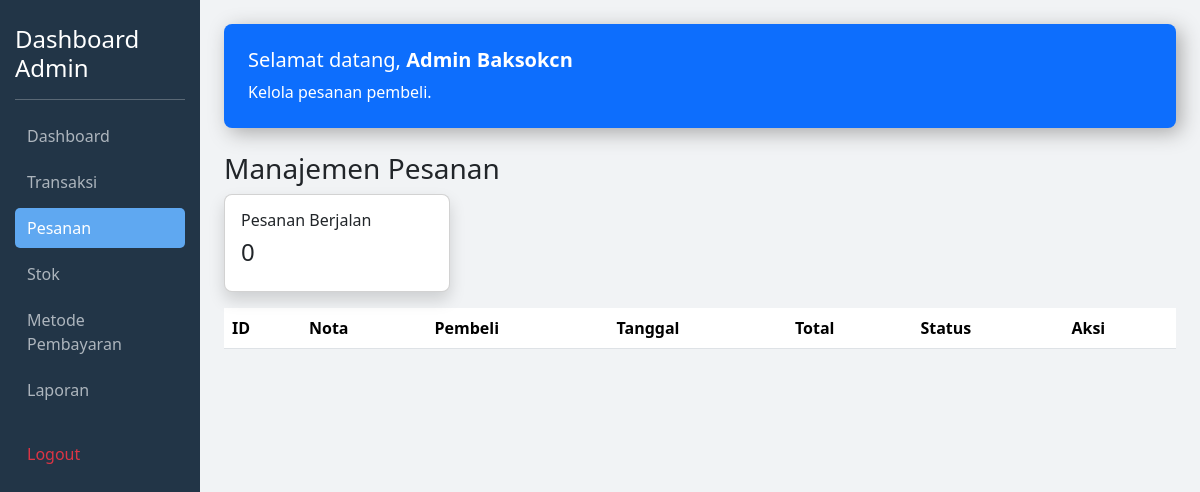
/admin/pesanan.php (signed in), run on an earlier commit of the app's database.
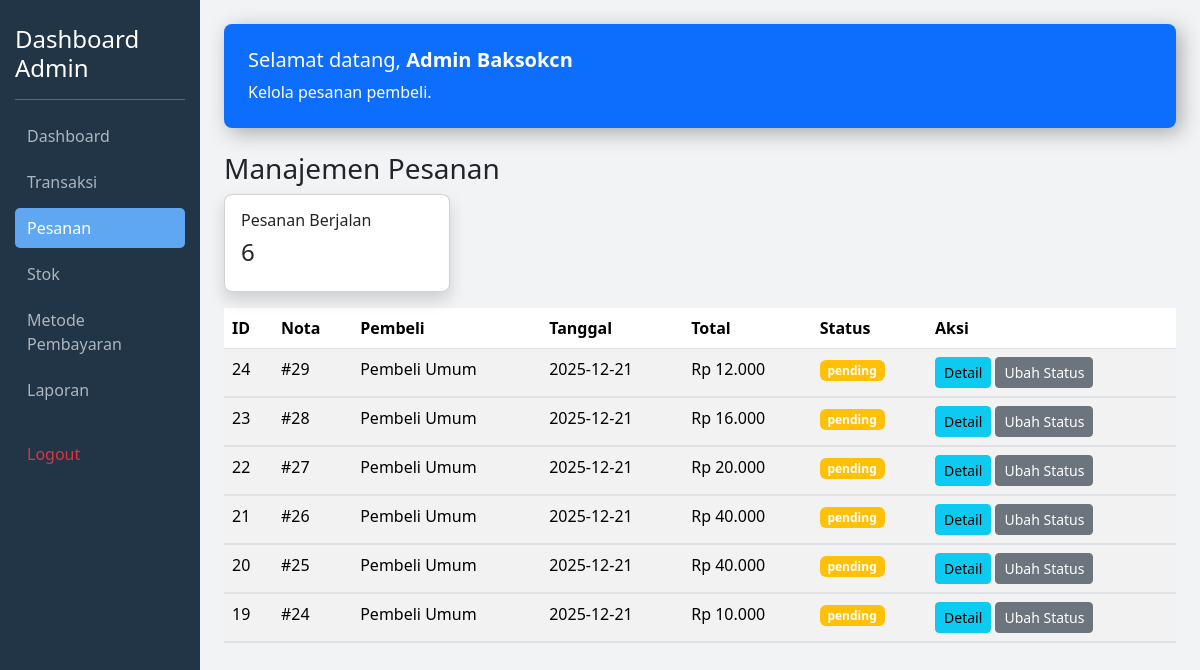
And on a later commit of the database.
### tables this page shows
CREATE TABLE `orders` (
  `id` int(11) NOT NULL AUTO_INCREMENT,
  `id_transaksi` int(11) NOT NULL,
  `id_pembeli` int(11) NOT NULL,
  `status` varchar(32) NOT NULL DEFAULT 'pending',
  `created_at` datetime NOT NULL DEFAULT current_timestamp(),
  `jenis_pesanan` enum('dine_in','delivery') NOT NULL DEFAULT 'dine_in',
  PRIMARY KEY (`id`),
  KEY `id_transaksi` (`id_transaksi`),
  KEY `id_pembeli` (`id_pembeli`),
  CONSTRAINT `orders_ibfk_1` FOREIGN KEY (`id_transaksi`) REFERENCES `transaksi` (`id`) ON DELETE CASCADE ON UPDATE CASCADE,
  CONSTRAINT `orders_ibfk_2` FOREIGN KEY (`id_pembeli`) REFERENCES `users` (`id`) ON DELETE CASCADE ON UPDATE CASCADE
);

CREATE TABLE `users` (
  `id` int(11) NOT NULL AUTO_INCREMENT,
  `nama` varchar(100) NOT NULL,
  `username` varchar(50) NOT NULL,
  `password` varchar(255) NOT NULL,
  `role_id` int(11) NOT NULL,
  `created_at` timestamp NOT NULL DEFAULT current_timestamp(),
  PRIMARY KEY (`id`),
  UNIQUE KEY `username` (`username`),
  KEY `role_id` (`role_id`),
  CONSTRAINT `users_ibfk_1` FOREIGN KEY (`role_id`) REFERENCES `role` (`id`) ON UPDATE CASCADE
);

CREATE TABLE `transaksi` (
  `id` int(11) NOT NULL AUTO_INCREMENT,
  `tanggal` date NOT NULL,
  `total` double NOT NULL,
  `pembayaran` double NOT NULL,
  `kembalian` double NOT NULL,
  `id_admin` int(11) DEFAULT NULL,
  PRIMARY KEY (`id`),
  KEY `id_admin` (`id_admin`),
  CONSTRAINT `transaksi_ibfk_1` FOREIGN KEY (`id_admin`) REFERENCES `users` (`id`) ON DELETE SET NULL ON UPDATE CASCADE
);

### admin/pesanan.php (the view, shortened to what this page needs)
<?php
require 'conn.php';
$conn->query("CREATE TABLE IF NOT EXISTS orders (
    id INT AUTO_INCREMENT PRIMARY KEY,
    id_transaksi INT NOT NULL,
    id_pembeli INT NOT NULL,
    status VARCHAR(32) NOT NULL DEFAULT 'pending',
    payment_method VARCHAR(32) DEFAULT NULL,
    payment_proof VARCHAR(255) DEFAULT NULL,
    received_at DATETIME DEFAULT NULL,
    created_at DATETIME NOT NULL DEFAULT CURRENT_TIMESTAMP
) ENGINE=InnoDB DEFAULT CHARSET=utf8mb4");
$orders = $conn->query(
    "SELECT o.*, t.tanggal, t.total, t.pembayaran, t.kembalian,
            u.nama AS pembeli_nama, u.username AS pembeli_username
     FROM orders o
     JOIN transaksi t ON o.id_transaksi = t.id
     LEFT JOIN users u ON u.id = o.id_pembeli
     WHERE o.status IN ('pending','processing')
     ORDER BY o.created_at DESC"
);
$open_orders = (int) (
    $conn->query(
        "SELECT COUNT(*) AS c
         FROM orders
         WHERE status IN ('pending','processing')"
    )->fetch_assoc()['c'] ?? 0
);
?>
<!DOCTYPE html>
<html lang="id">
<head>
    <link href="https://cdn.jsdelivr.net/npm/bootstrap@5.3.3/dist/css/bootstrap.min.css" rel="stylesheet">
</head>
<body>
    <div class="sidebar">
        <h4>Dashboard Admin</h4>
        <hr>
        <a href="dashboard.php">Dashboard</a>
        <a href="transaksi.php">Transaksi</a>
        <a class="active" href="pesanan.php">Pesanan</a>
        <a href="stok.php">Stok</a>
        <a href="metode_pembayaran.php">Metode Pembayaran</a>
        <a href="laporan.php">Laporan</a>
        <a href="logout.php" class="text-danger mt-4">Logout</a>
    </div>
    <div class="main-content">
        <div class="welcome-banner">
            <h5>Selamat datang, <strong><?= htmlspecialchars($_SESSION['user']['nama']) ?></strong></h5>
            <p class="mb-0">Kelola pesanan pembeli.</p>
        </div>
        <h3>Manajemen Pesanan</h3>
        <div class="row g-3 mb-3">
            <div class="col-md-3">
                <div class="card p-3">
                    <h6>Pesanan Berjalan</h6>
                    <h4><?= $open_orders ?></h4>
                </div>
            </div>
        </div>
        <table class="table table-striped">
            <thead>
                <tr>
                    <th>ID</th>
                    <th>Nota</th>
                    <th>Pembeli</th>
                    <th>Tanggal</th>
                    <th>Total</th>
                    <th>Status</th>
                    <th>Aksi</th>
                </tr>
            </thead>
            <tbody>
                <?php while ($o = $orders->fetch_assoc()): ?>
                    <tr>
                        <td><?= $o['id'] ?></td>
                        <td>#<?= $o['id_transaksi'] ?></td>
                        <td><?= htmlspecialchars($o['pembeli_nama'] ?? $o['pembeli_username'] ?? 'Guest') ?></td>
                        <td><?= htmlspecialchars($o['tanggal']) ?></td>
                        <td>Rp <?= number_format($o['total'], 0, ',', '.') ?></td>
                        <td>
                            <span class="badge bg-<?= $o['status'] === 'pending' ? 'warning' : ($o['status'] === 'processing' ? 'primary' : 'success') ?>">
                                <?= htmlspecialchars($o['status']) ?>
                            </span>
                        </td>
                        <td>
                            <button class="btn btn-sm btn-info"
                                data-bs-toggle="collapse"
                                data-bs-target="#details<?= $o['id'] ?>">
                                Detail
                            </button>
                            <button class="btn btn-sm btn-secondary"
                                data-bs-toggle="modal"
                                data-bs-target="#status<?= $o['id'] ?>">
                                Ubah Status
                            </button>
                        </td>
                    </tr>
                    <tr>
                        <td colspan="7" class="p-0">
                        </td>
                    </tr>
                <?php endwhile; ?>
            </tbody>
        </table>
    </div>
</body>
</html>

What changed in the data, as far as the page shows it:
added orders: id "24", id_transaksi "29", id_pembeli.nama "Pembeli Umum", id_transaksi.tanggal "2025-12-21", id_transaksi.total "12.000", status "pending"
added orders: id "23", id_transaksi "28", id_pembeli.nama "Pembeli Umum", id_transaksi.tanggal "2025-12-21", id_transaksi.total "16.000", status "pending"
added orders: id "22", id_transaksi "27", id_pembeli.nama "Pembeli Umum", id_transaksi.tanggal "2025-12-21", id_transaksi.total "20.000", status "pending"
added orders: id "21", id_transaksi "26", id_pembeli.nama "Pembeli Umum", id_transaksi.tanggal "2025-12-21", id_transaksi.total "40.000", status "pending"
added orders: id "20", id_transaksi "25", id_pembeli.nama "Pembeli Umum", id_transaksi.tanggal "2025-12-21", id_transaksi.total "40.000", status "pending"
added orders: id "19", id_transaksi "24", id_pembeli.nama "Pembeli Umum", id_transaksi.tanggal "2025-12-21", id_transaksi.total "10.000", status "pending"
Also different on the page:
$open_orders: "0" → "6"
